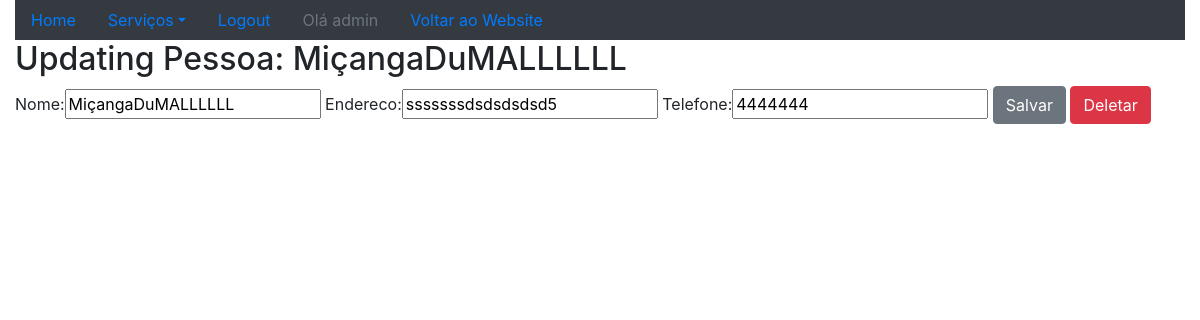
/sistema/pessoa-update/3/ (signed in), run on the app's committed database.
### core/models.py (models this page shows)
class Pessoa(models.Model):
    nome = models.CharField(max_length=100)
    endereco = models.CharField(max_length=200)
    telefone = models.CharField(max_length=20)
    def __str__(self):
        return self.nome

### core/views.py (the view)
# urls.py: re_path(r'^pessoa-update/(?P<id>\d+)/$',pessoa_update,name='core_pessoa_update'),
@login_required
def pessoa_update(request,id):
    data = {}
    pessoa = Pessoa.objects.get(id=id)
    form = PessoaForm(request.POST or None, instance=pessoa)
    data['pessoa'] = pessoa
    data['form'] = form
    if request.method == 'POST':
        if form.is_valid():
            form.save()
            return redirect('core_lista_pessoas')
    else:
        return render(request,'core/update_pessoa.html',data)

### core/forms.py
class PessoaForm(ModelForm):
    class Meta:
        model = Pessoa
        fields = '__all__'

### core/templates/core/update_pessoa.html (shortened to what this page needs)
{% extends "base.html" %}
{% load bootstrap %}
{% block main %}
    <div class="row">
        <div class="col">
            <h2>Updating Pessoa: {{ pessoa }}</h2>
            <form action="{% url 'core_pessoa_update' pessoa.id %}" method="POST">
                {{ form|bootstrap }}
                <button type="submit" class="btn btn-secondary">Salvar</button>
                <a href="{% url 'core_pessoa_delete' pessoa.id %}" class="btn btn-danger">Deletar</a>
            </form>
        </div>
    </div>
{% endblock %}

### templates/base.html (shortened to what this page needs)
{% load static %}
<!DOCTYPE html>
<html lang="en">
<head>
    <link rel="stylesheet"  href="{% static 'bootstrap/css/bootstrap.css' %}">
</head>
<body>
    <div class="container-fluid">
        <div class="row">
            <div class="col-md-12">
                <ul class="nav nav-pills bg-dark">
                    <li class="nav-item">
                        <a class="nav-link " href="{% url 'core_home' %}">Home</a>
                    </li>
                    <li class="nav-item dropdown">
                        <a class="nav-link dropdown-toggle" data-toggle="dropdown" href="#" role="button" aria-haspopup="true" aria-expanded="false">Serviços</a>
                    </li>
                    {% if user.is_authenticated %}
                        <li class="nav-item">
                            <a class="nav-link " href="{% url 'logout' %}">Logout</a>
                        </li>
                        <li class="nav-item">
                            <a class="nav-link disabled" href="#">Olá {{ user }}</a>
                        </li>
                    {% else %}
                        <li class="nav-item">
                            <a class="nav-link " href="{% url 'login' %}">Login</a>
                        </li>
                    {% endif %}
                    <li class="nav-item">
                        <a class="nav-link " href="{% url 'website_home' %}">Voltar ao Website</a>
                    </li>
                </ul>
            </div>
        </div>
        {% block main %}
        {% endblock  %}
    </div>
</body>
</html>

### data on the page
Pessoa: nome "MiçangaDuMALLLLLL", endereco "sssssssdsdsdsdsd5", telefone "4444444"

### other printed values
{{ user }} "admin"
